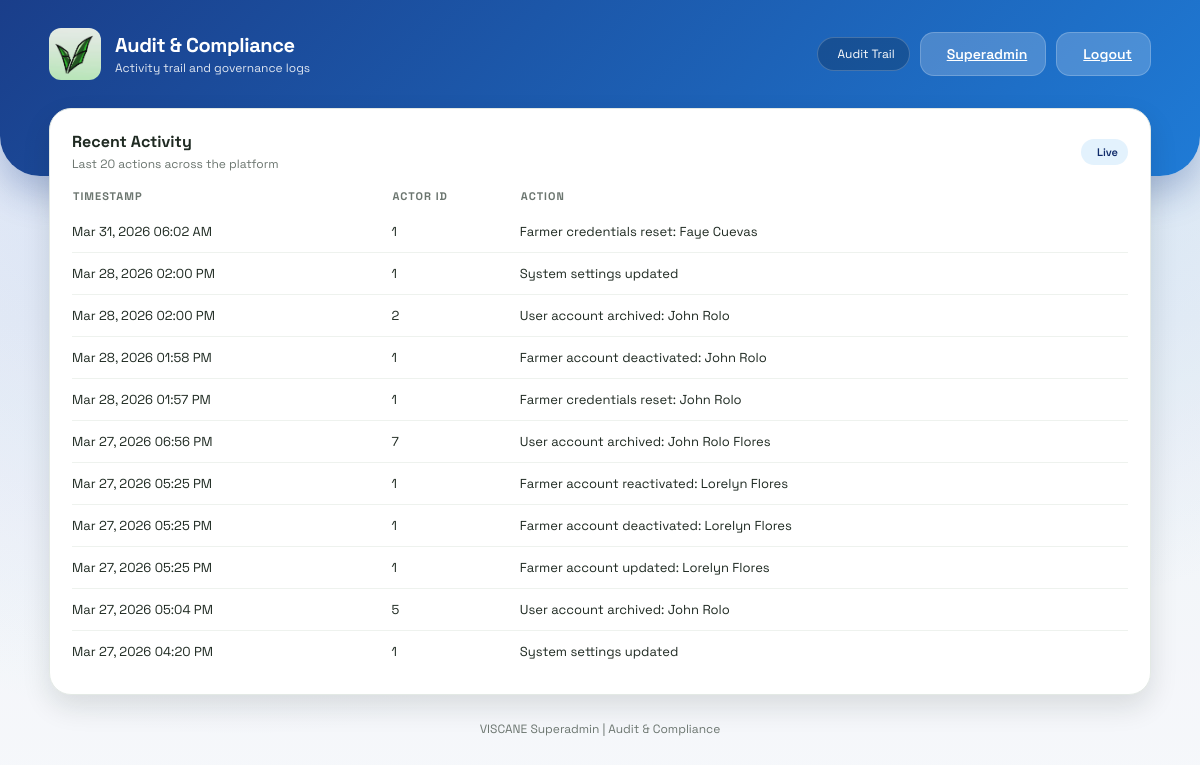
The app's page /superadmin/audit (signed in), older data.
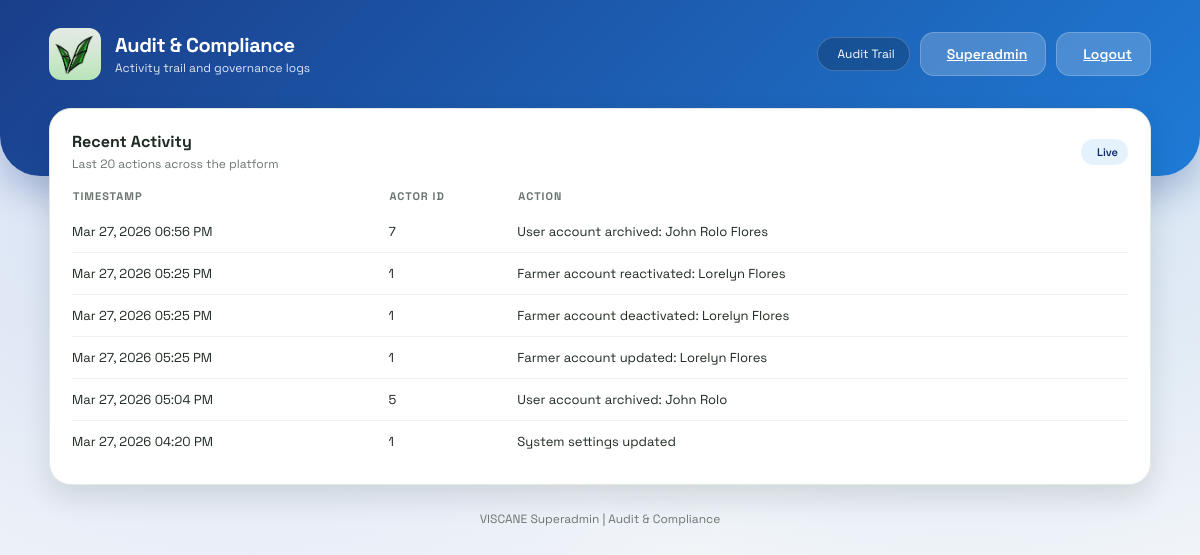
The same page, newer data.
### models.py (models this page shows)
class AuditLog(db.Model):
    id = db.Column(db.Integer, primary_key=True)
    user_id = db.Column(db.Integer, nullable=True)
    action = db.Column(db.String(255), nullable=False)
    timestamp = db.Column(db.DateTime, default=datetime.utcnow, nullable=False)

### app.py (the view)
@app.route('/superadmin/audit')
@role_required('superadmin')
def superadmin_audit():
    logs = AuditLog.query.order_by(AuditLog.timestamp.desc()).limit(20).all()
    return render_template('superadmin_audit.html', logs=logs, current_admin=get_current_admin())

### app.py (called while the page is built)
def role_required(required_role):
    def decorator(view):
        @wraps(view)
        def wrapped(*args, **kwargs):
            admin_id = session.get('admin_id')
            if not admin_id:
                return redirect(url_for('admin_login'))
            admin = Admin.query.get(admin_id)
            if not admin or admin.is_archived or admin.role != required_role:
                return redirect(url_for('admin_portal'))
            return view(*args, **kwargs)
        return wrapped
    return decorator

def get_current_admin():
    admin_id = session.get('admin_id')
    if not admin_id:
        return None
    admin = Admin.query.get(admin_id)
    if not admin or admin.is_archived:
        return None
    return admin

### templates/superadmin_audit.html (shortened to what this page needs)
<!DOCTYPE html>
<html lang="en">
<head>
    <link rel="stylesheet" href="{{ url_for('static', filename='style.css') }}">
</head>
<body class="admin-layout">
    <header class="dashboard-header">
        <div class="header-content">
            <div class="brand">
                <div class="brand-icon">
                    <img src="{{ url_for('static', filename='logo.jpg') }}" alt="VISCANE Logo" style="width: 100%; height: 100%; object-fit: cover; border-radius: 12px;">
                </div>
                <div>
                    <p class="brand-title">Audit & Compliance</p>
                    <p class="brand-subtitle">Activity trail and governance logs</p>
                </div>
            </div>
            <div class="header-actions">
                <div class="status-pill">
                    Audit Trail
                </div>
                <a class="btn light" href="/superadmin">
                    Superadmin
                </a>
                <a class="btn light" href="/admin-logout">
                    Logout
                </a>
            </div>
        </div>
    </header>
    <main class="dashboard-container fade-in">
        <section class="panel">
            <div class="panel-header">
                <div>
                    <h3 class="panel-title">Recent Activity</h3>
                    <p class="panel-subtitle">Last 20 actions across the platform</p>
                </div>
                <span class="badge">Live</span>
            </div>
            <table class="data-table">
                <thead>
                    <tr>
                        <th>Timestamp</th>
                        <th>Actor ID</th>
                        <th>Action</th>
                    </tr>
                </thead>
                <tbody>
                    {% if logs %}
                        {% for log in logs %}
                            <tr>
                                <td>{{ log.timestamp.strftime('%b %d, %Y %I:%M %p') }}</td>
                                <td>{{ log.user_id if log.user_id else 'System' }}</td>
                                <td>{{ log.action }}</td>
                            </tr>
                        {% endfor %}
                    {% else %}
                        <tr>
                            <td colspan="3">No audit entries available yet.</td>
                        </tr>
                    {% endif %}
                </tbody>
            </table>
        </section>
        <div class="footer-link">VISCANE Superadmin | Audit & Compliance</div>
    </main>
</body>
</html>

Row changes from the older to the newer data that the page shows:
removed AuditLog: timestamp "Mar 31, 2026 06:02 AM", user "1", action "Farmer credentials reset: Faye Cuevas"
removed AuditLog: timestamp "Mar 28, 2026 02:00 PM", user "1", action "System settings updated"
removed AuditLog: timestamp "Mar 28, 2026 02:00 PM", user "2", action "User account archived: John Rolo"
removed AuditLog: timestamp "Mar 28, 2026 01:58 PM", user "1", action "Farmer account deactivated: John Rolo"
removed AuditLog: timestamp "Mar 28, 2026 01:57 PM", user "1", action "Farmer credentials reset: John Rolo"
